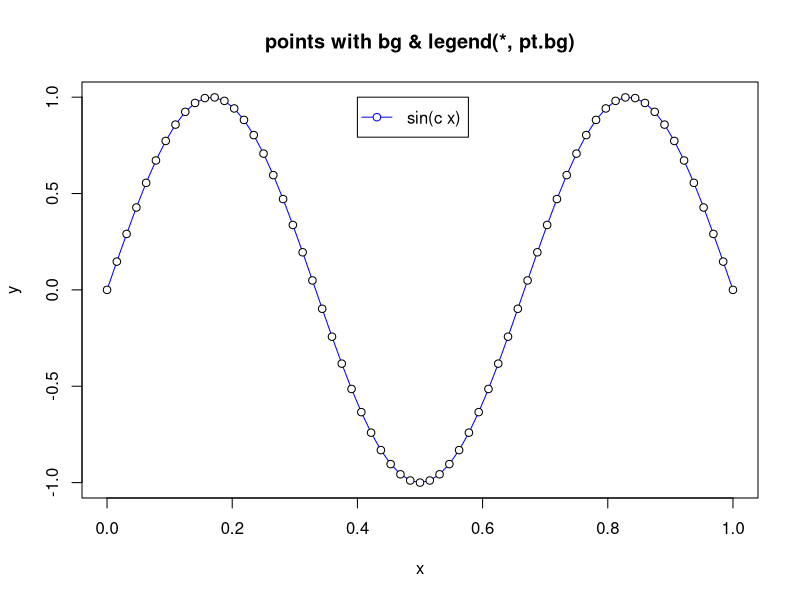
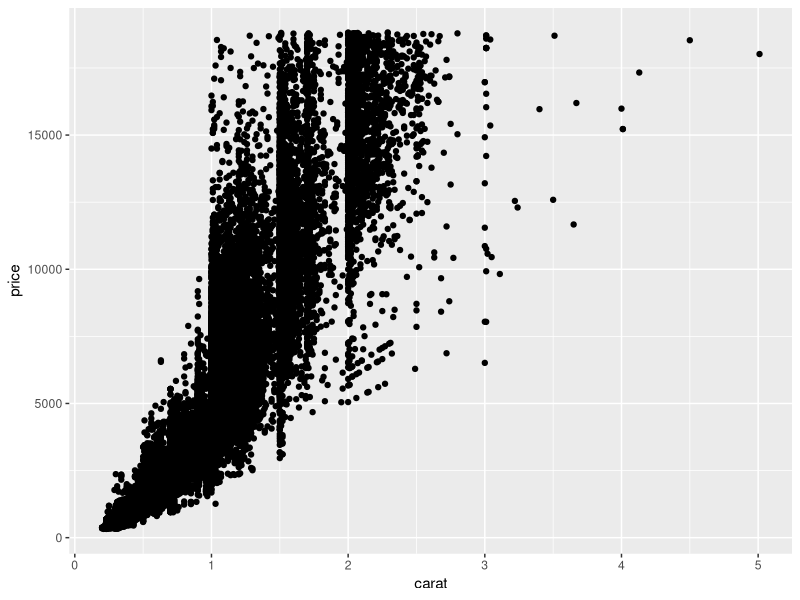
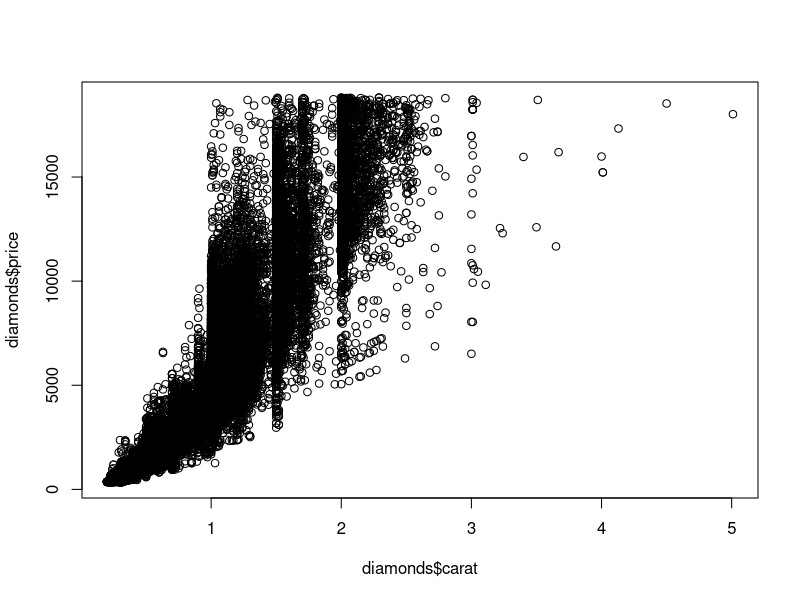
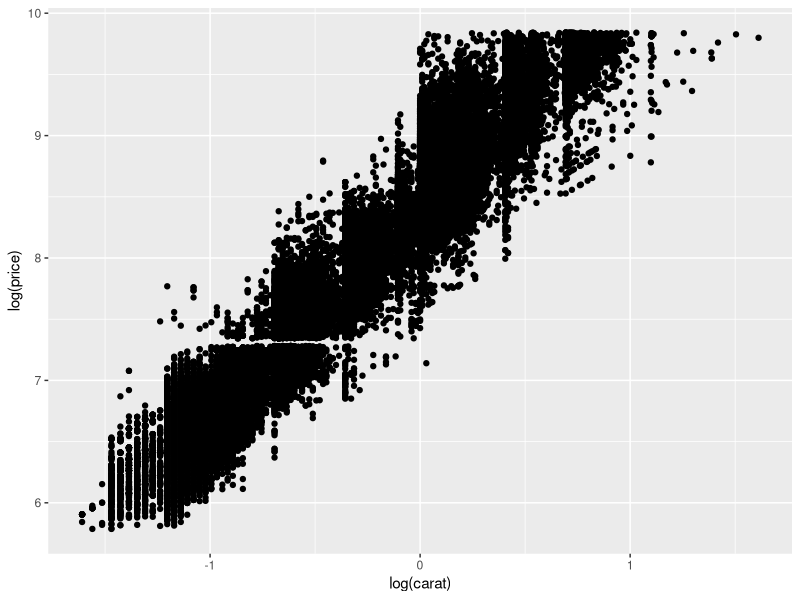
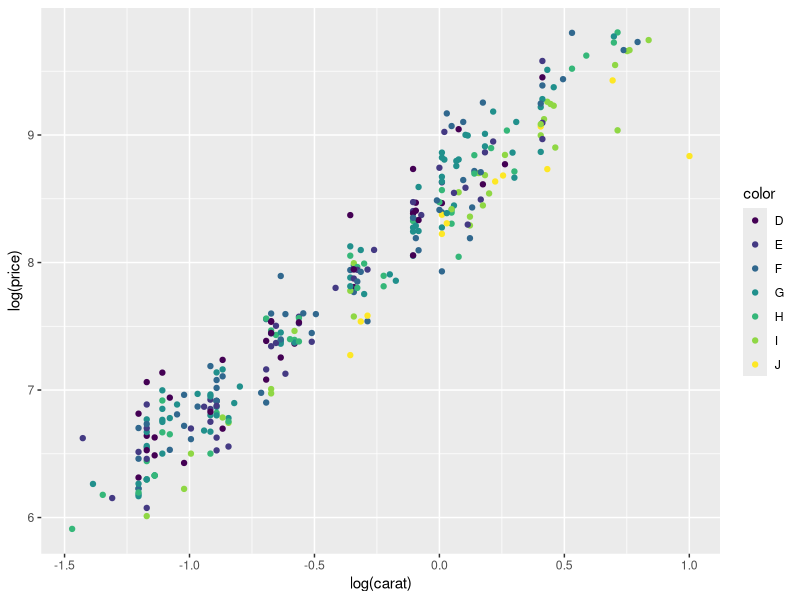
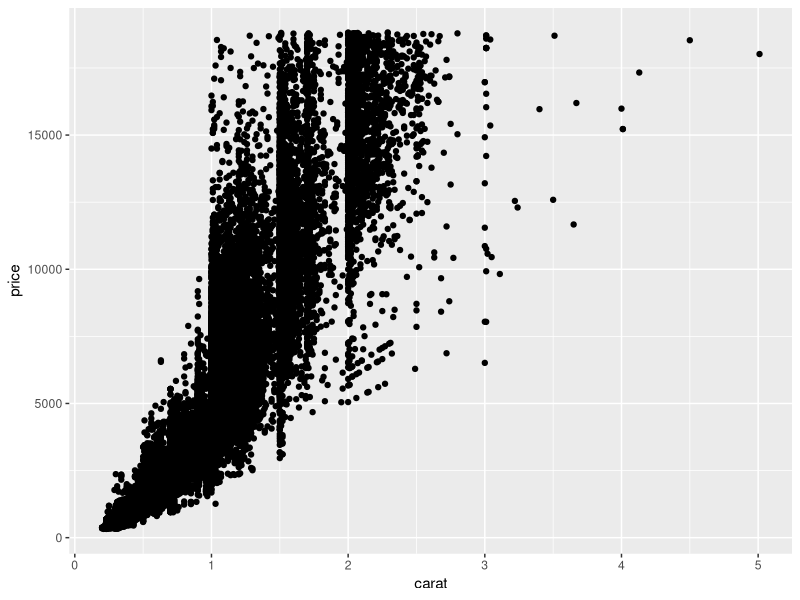
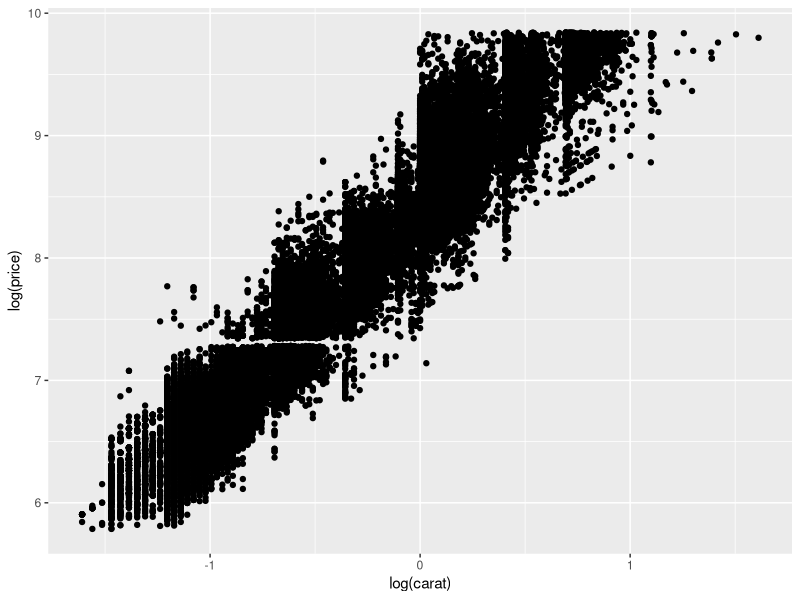
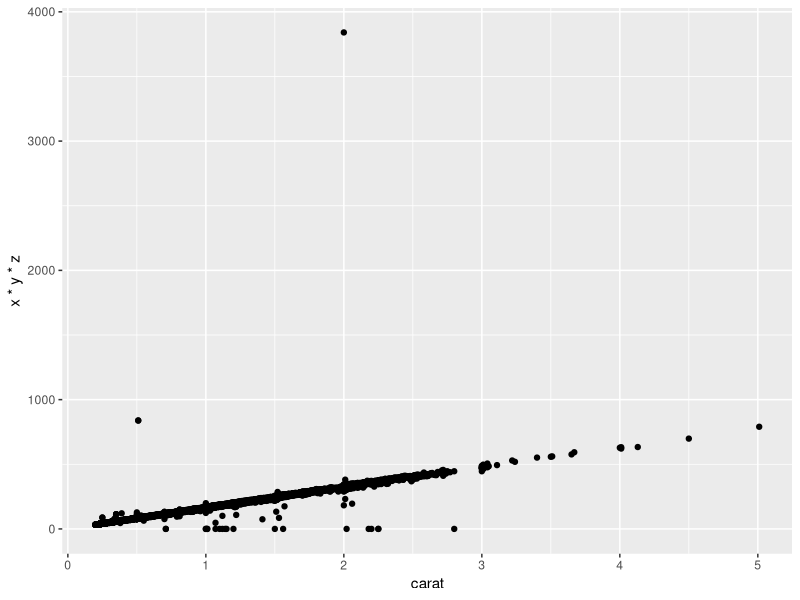

Generate these figures, in order, with R:
## ---- chunk 1
x <- 0:64/64
y <- sin(3*pi*x)
plot(x, y, type = "l", col = "blue",
    main = "points with bg & legend(*, pt.bg)")
points(x, y, pch = 21, bg = "white")
legend(.4,1, "sin(c x)", pch = 21, pt.bg = "white", lty = 1, col = "blue")
## ---- chunk 2
library(ggplot2)
qplot(carat, price, data = diamonds)
# compared to
plot(diamonds$carat,diamonds$price, type = 'p')
qplot(log(carat), log(price), data = diamonds)
dsmall <- diamonds[sample(nrow(diamonds), 300), ]
qplot(log(carat),log(price), colour = color, data = dsmall)
## ---- chunk 3
#diamonds example
qplot(carat, price, data = diamonds)
qplot(log(carat), log(price), data = diamonds)
qplot(carat, x * y * z, data = diamonds)

set.seed(1410)
dsmall <- diamonds[sample(nrow(diamonds), 100), ]
qplot(carat, price, data = dsmall)
qplot(log(carat), log(price), data = dsmall)

#modifying aesthetics: separate groups by the color of the diamonds. 
qplot(log(carat),log(price), colour = color, data = dsmall)
# separate groups by the shape
qplot(log(carat),log(price), shape = cut,data = dsmall)


#geom arguments adding some statistics "smoothing the data"
qplot(carat, price, geom = c("point", "smooth"), data = dsmall)

#histogram
qplot(carat, data = diamonds, geom = "histogram")
qplot(carat, data = diamonds, geom = "density")

#histogram
qplot(carat, data = diamonds, geom = "density", colour = color)
qplot(carat, data = diamonds, geom = "histogram", fill = color)

#facets
qplot(carat, data = diamonds, geom = "density",facets = color~.)
qplot(carat, data = diamonds, geom = "histogram", colour = color, facets = color~.)
qplot(carat,price, data = diamonds, facets = color~.)
qplot(carat,price, data = diamonds, facets = .~cut)
qplot(log(carat), log(price), data = dsmall, facets = cut~., 
      geom = c("point", "smooth"), method = 'lm', colour = cut)
## ---- chunk 4
qplot(log(carat), log(price), data = dsmall, facets = cut~., 
      geom = c("point", "smooth"), method = 'lm', colour = cut)
## ---- chunk 5
g = ggplot(dsmall, aes(log(carat), log(price))) 
g = ggplot(dsmall, aes(log(carat), log(price))) +  geom_point()
## ---- chunk 6
g + geom_point() + geom_smooth()
## ---- chunk 7
g + geom_point() + geom_smooth(method = 'lm')
## ---- chunk 8
g + geom_point() +facet_grid(cut~.)+geom_smooth(method = 'lm')
## ---- chunk 9
g + geom_point(aes(colour = cut)) +facet_grid(cut~.) + geom_smooth(method = 'lm')
## ---- chunk 10
g1 <- ggplot(dsmall, aes(log(carat), log(price), colour = cut))
g1 + geom_point() +facet_grid(cut~.) + geom_smooth(method ='lm')
## ---- chunk 11
        g = ggplot(dsmall, aes(log(carat), log(price)))
        g  + geom_point(aes(colour = cut)) + facet_grid(cut~.) + 
        geom_smooth(method = 'lm', aes(colour = cut)) + theme_bw()
